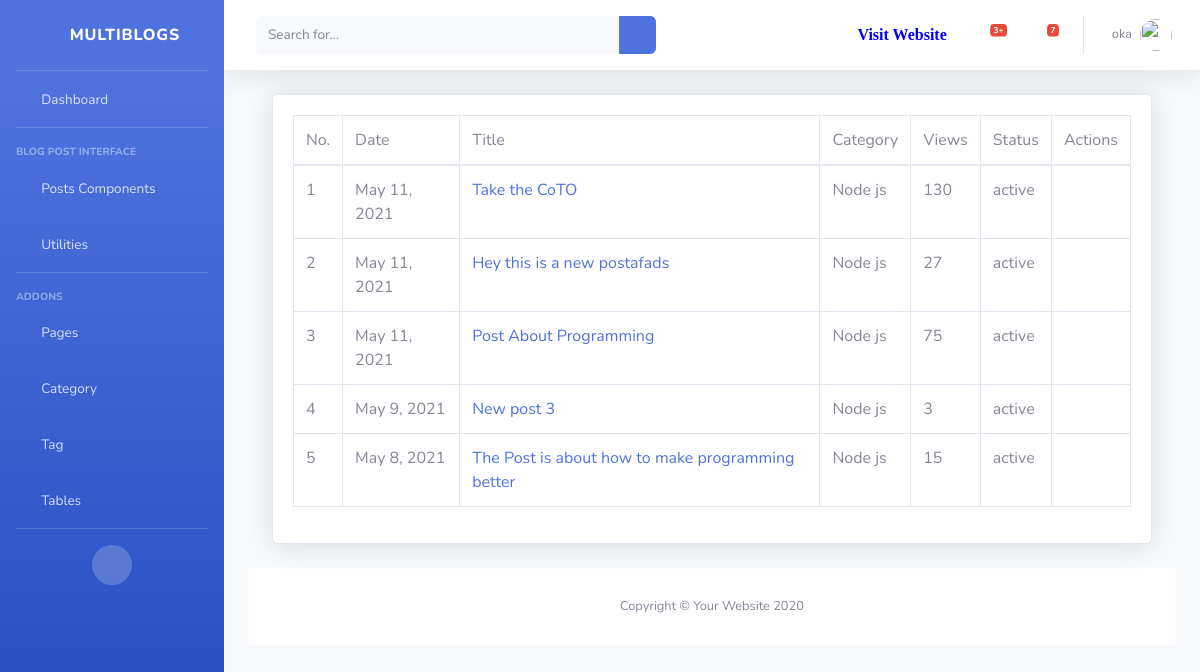
Page /dashboard/post/ (signed in) on the committed database.
### dashboard/models.py (models this page shows, shortened)
class Author(models.Model):
    author = models.OneToOneField(User, on_delete= models.CASCADE)
    email = models.EmailField(unique=True, blank=True, null=True)
    first_name = models.CharField(max_length=100, null=True, blank=True, verbose_name='First Name')
    last_name = models.CharField(max_length=100, null=True, blank=True,verbose_name='Last Name')
    designation = models.CharField(max_length=10, null=True)
    author_image = models.ImageField(upload_to='author/',verbose_name='Author Profile Image',blank=True, null=True)
    auth_status = models.CharField(max_length=100, null=True)
    class Meta:
        verbose_name_plural = 'Author'

### blog/models.py (models this page shows, shortened)
class Blog(models.Model):
    status = (
        ('active','active'),
        ('pending','pending')
    )
    title  = models.CharField(max_length=200, null=True)
    detail = models.TextField(max_length=2000, null=True)
    image = models.ImageField(upload_to='images/media', null=True, blank=True)
    catagories = models.ForeignKey(Catagory,on_delete=models.DO_NOTHING, null=True)
    tags = models.ManyToManyField(Tag, blank=True)
    status = models.CharField(max_length=20, choices=status, default='pending')
    author = models.ForeignKey(Author, on_delete=models.CASCADE)
    featured  = models.BooleanField(default=False)
    visit_count = models.IntegerField(default=0)
    visible = models.BooleanField(default=True)
    created_at = models.DateTimeField(auto_now_add=True)
    class Meta:
        verbose_name_plural = 'Blog'

class Catagory(models.Model):
    name = models.CharField(max_length=200, null=True)
    slug = models.SlugField(null=True)
    image = models.CharField(max_length=300, null=True, blank=True )
    description = models.CharField(max_length=500, null=True,blank=True, verbose_name='Description')
    class Meta:
        verbose_name_plural = 'Catagory'
    def __str__(self):
        return str(self.name)

### dashboard/views.py (the view)
# urls.py: path('post/', views.AllPost.as_view(), name='all_post'),
class AllPost(View):
    @method_decorator(login_required(login_url='login'))
    def dispatch(self,request,*args,**kwargs):
        return super().dispatch(request,*args,**kwargs)
    def get(self,request):
        user = request.user.author
        post = user.blog_set.all().order_by('-id')
        context = {
            'post':post
        }
        return render(request,'dashboard/post/all_post.html',context)

### blog/context_processors.py (called while the page is built)
def globalVariable(request):
    category = Catagory.objects.all()\
        .annotate(post_count=Count('blog'))\
        .filter(blog__isnull=False)\
        .order_by('-post_count')[:4]
    category_count = category.count()
    context = {
        'category':category,
        'cat_count':category_count
        }
    return context

### templates/dashboard/post/all_post.html (shortened to what this page needs)
{% extends 'dashboard/base/base.html' %}
{% block body %}
{% load humanize %}
<div class="container-fluid">
                    <div class="card shadow mb-4">
                        <div class="card-body">
                            <div class="table-responsive">
                                <table class="table table-bordered" id="dataTable" width="100%" cellspacing="0">
                                    <thead>
                                        <tr>
                                            <td>No. </td>
                                            <td> Date </td>
                                            <td> Title </td>
                                            <td> Category </td>
                                            <td> Views </td>
                                            <td> Status </td>
                                            <td> Actions </td>
                                        </tr>
                                    </thead>
                                    <tbody>
                                        {% for p in post %}
                                        <tr>
                                            <td>{{ forloop.counter }}</td>
                                            <td> {{ p.created_at|naturalday }}</td>
                                            <td><a href="{% url 'post' p.id %}">{{ p.title }}</a>  </td>
                                            <td> {{ p.catagories }} </td>
                                            <td> {{ p.visit_count }} </td>
                                            <td> {{ p.status }} </td>
                                            <td><a href="{% url 'edit_post' p.id %}"><i class="far fa-edit"></i></a>
                                                {% if p.visible == False %}
                                                    <a href="{% url 'visible' p.id %}"><i class="fas fa-eye"></i></a>
                                                {% else %}
                                                    <a href="{% url 'hidden' p.id %}"><i class="fas fa-eye-slash"></i></a>
                                                {% endif %}
                                            </td>
                                        </tr>
                                        {% endfor %}
                                    </tbody>
                                </table>
                            </div>
                        </div>
                    </div>
{% endblock %}

### templates/dashboard/base/base.html (shortened to what this page needs)
<!DOCTYPE html>
<html lang="en">
    {% load static %}
    {% load humanize %}
<head>
    {% load static %}
    <link href="{% static  'vendor/fontawesome-free/css/all.min.css' %}" rel="stylesheet" type="text/css">
    <link href="{% static 'css/sb-admin-2.min.css' %}" rel="stylesheet">
</head>
<body id="page-top">
    <div id="wrapper">
        <ul class="navbar-nav bg-gradient-primary sidebar sidebar-dark accordion" id="accordionSidebar">
            <a class="sidebar-brand d-flex align-items-center justify-content-center" href="index.html">
                <div class="sidebar-brand-icon rotate-n-15">
                    <i class="fas fa-laugh-wink"></i>
                </div>
                <div class="sidebar-brand-text mx-3">MultiBlogs</div>
            </a>
            <hr class="sidebar-divider my-0">
            {%  url 'dashboard' as url %}
            <li class="nav-item {% if request.path == url %} active {% endif %}">
                <a class="nav-link" href="{{ url }}">
                    <i class="fas fa-fw fa-tachometer-alt"></i>
                    <span>Dashboard</span></a>
            </li>
            <hr class="sidebar-divider">
            <div class="sidebar-heading">
                Blog Post Interface
            </div>
            <li class="nav-item">
                <a class="nav-link collapsed" href="#" data-toggle="collapse" data-target="#collapseTwo"
                    aria-expanded="true" aria-controls="collapseTwo">
                    <i class="fas fa-fw fa-cog"></i>
                    <span> Posts Components</span>
                </a>
            </li>
            <li class="nav-item">
                <a class="nav-link collapsed" href="#" data-toggle="collapse" data-target="#collapseUtilities"
                    aria-expanded="true" aria-controls="collapseUtilities">
                    <i class="fas fa-fw fa-wrench"></i>
                    <span>Utilities</span>
                </a>
            </li>
            <hr class="sidebar-divider">
            <div class="sidebar-heading">
                Addons
            </div>
            <li class="nav-item">
                <a class="nav-link collapsed" href="#" data-toggle="collapse" data-target="#collapsePages"
                    aria-expanded="true" aria-controls="collapsePages">
                    <i class="fas fa-fw fa-folder"></i>
                    <span>Pages</span>
                </a>
            </li>
            <li class="nav-item">
                <a class="nav-link" href="{% url 'category' %}">
                    <i class="fas fa-fw fa-chart-area"></i>
                    <span>Category</span></a>
            </li>
            <li class="nav-item">
                <a class="nav-link" href="{% url 'tag' %}">
                    <i class="fas fa-fw fa-chart-area"></i>
                    <span>Tag</span></a>
            </li>
            <li class="nav-item">
                <a class="nav-link" href="tables.html">
                    <i class="fas fa-fw fa-table"></i>
                    <span>Tables</span></a>
            </li>
            <hr class="sidebar-divider d-none d-md-block">
            <div class="text-center d-none d-md-inline">
                <button class="rounded-circle border-0" id="sidebarToggle"></button>
            </div>
        </ul>
        <div id="content-wrapper" class="d-flex flex-column">
            <div id="content">
                <nav class="navbar navbar-expand navbar-light bg-white topbar mb-4 static-top shadow">
                    <form
                        class="d-none d-sm-inline-block form-inline mr-auto ml-md-3 my-2 my-md-0 mw-100 navbar-search">
                        <div class="input-group">
                            <input type="text" class="form-control bg-light border-0 small" placeholder="Search for..."
                                aria-label="Search" aria-describedby="basic-addon2">
                            <div class="input-group-append">
                                <button class="btn btn-primary" type="button">
                                    <i class="fas fa-search fa-sm"></i>
                                </button>
                            </div>
                        </div>
                    </form>
                    <ul class="navbar-nav ml-auto">
                        <li class="nav-item mx-1"> <a class="nav-link" style="color:blue" href="{% url 'home' %}" target="_blank"> <i class="fa fa-link"> Visit Website</i> </a></li>
                        <li class="nav-item dropdown no-arrow mx-1">
                            <a class="nav-link dropdown-toggle" href="#" id="alertsDropdown" role="button"
                                data-toggle="dropdown" aria-haspopup="true" aria-expanded="false">
                                <i class="fas fa-bell fa-fw"></i>
                                <span class="badge badge-danger badge-counter">3+</span>
                            </a>
                        </li>
                        <li class="nav-item dropdown no-arrow mx-1">
                            <a class="nav-link dropdown-toggle" href="#" id="messagesDropdown" role="button"
                                data-toggle="dropdown" aria-haspopup="true" aria-expanded="false">
                                <i class="fas fa-envelope fa-fw"></i>
                                <span class="badge badge-danger badge-counter">7</span>
                            </a>
                        </li>
                        <li class="nav-item dropdown no-arrow">
                            <a class="nav-link dropdown-toggle" href="#" id="userDropdown" role="button"
                                data-toggle="dropdown" aria-haspopup="true" aria-expanded="false">
                                <span class="mr-2 d-none d-lg-inline text-gray-600 small">{{ user.author.author.username }}</span>
                                {% if user.author.author_image %}
                                <img class="img-profile rounded-circle"
                                    src="{{ user.author.author_image.url }}">
                                {% else %}
                                <img class="img-profile rounded-circle" src="https://www.pngarts.com/files/11/Avatar-PNG-Transparent-Image.png" alt="">
                                {% endif %}
                            </a>
                        </li>
                    </ul>
                </nav>
                <div class="container-fluid">
                {% block body %}{% endblock %}
            </div>
            <footer class="sticky-footer bg-white" style="bottom: 0;">
                <div class="container my-auto">
                    <div class="copyright text-center my-auto">
                        <span>Copyright &copy; Your Website 2020</span>
                    </div>
                </div>
            </footer>
        </div>
    </div>
</body>
</html>

### rows in the picture
Blog: created_at "May 11, 2021", title "Take the CoTO", catagories "Node js", visit_count "130", status "active", visible True (drawn)
Blog: created_at "May 11, 2021", title "Hey this is a new postafads", catagories "Node js", visit_count "27", status "active", visible True (drawn)
Blog: created_at "May 11, 2021", title "Post About Programming", catagories "Node js", visit_count "75", status "active", visible True (drawn)
Blog: created_at "May 9, 2021", title "New post 3", catagories "Node js", visit_count "3", status "active", visible True (drawn)
Blog: created_at "May 8, 2021", title "The Post is about how to make programming better", catagories "Node js", visit_count "15", status "active", visible True (drawn)

### other values in the picture
{{ user.author.author.username }} "oka"
